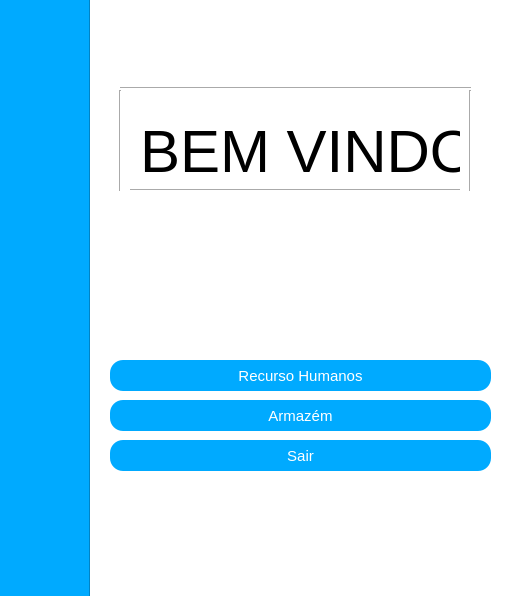
<?xml version="1.0" encoding="UTF-8"?>
<ui version="4.0">
 <class>MainWindow</class>
 <widget class="QMainWindow" name="MainWindow">
  <property name="geometry">
   <rect>
    <x>0</x>
    <y>0</y>
    <width>513</width>
    <height>596</height>
   </rect>
  </property>
  <property name="minimumSize">
   <size>
    <width>513</width>
    <height>596</height>
   </size>
  </property>
  <property name="windowTitle">
   <string>MainWindow</string>
  </property>
  <property name="styleSheet">
   <string notr="true">background-color: rgb(255, 255, 255);</string>
  </property>
  <widget class="QWidget" name="centralwidget">
   <widget class="QPushButton" name="pushButton">
    <property name="geometry">
     <rect>
      <x>110</x>
      <y>360</y>
      <width>381</width>
      <height>31</height>
     </rect>
    </property>
    <property name="styleSheet">
     <string notr="true">QPushButton{
  padding: 5px 15px;
  font-size: 15px;
  text-align: center;
  color: #fff;
 background-color: rgb(0, 170, 255);
  border-radius: 13px;

}

QPushButton:hover{
background-color:  blue;
}

QPushButton:pressed{
  background-color: rgb(0, 255, 127);

}</string>
    </property>
    <property name="text">
     <string>Recurso Humanos</string>
    </property>
   </widget>
   <widget class="QPushButton" name="pushButton_2">
    <property name="geometry">
     <rect>
      <x>110</x>
      <y>400</y>
      <width>381</width>
      <height>31</height>
     </rect>
    </property>
    <property name="styleSheet">
     <string notr="true">QPushButton{
  padding: 5px 15px;
  font-size: 15px;
  text-align: center;
  color: #fff;
 background-color: rgb(0, 170, 255);
  border-radius: 13px;

}

QPushButton:hover{
background-color: blue;
}

QPushButton:pressed{
background-color: rgb(0, 255, 127);
}</string>
    </property>
    <property name="text">
     <string>Armazém</string>
    </property>
   </widget>
   <widget class="QPushButton" name="pushButton_3">
    <property name="geometry">
     <rect>
      <x>110</x>
      <y>440</y>
      <width>381</width>
      <height>31</height>
     </rect>
    </property>
    <property name="styleSheet">
     <string notr="true">QPushButton{
  padding: 5px 15px;
  font-size: 15px;
  text-align: center;
  color: #fff;
 background-color: rgb(0, 170, 255);
  border-radius: 13px;

}

QPushButton:hover{
background-color: red;
}

QPushButton:pressed{
	background-color: rgb(0, 255, 127);

}</string>
    </property>
    <property name="text">
     <string>Sair</string>
    </property>
   </widget>
   <widget class="QLabel" name="label">
    <property name="geometry">
     <rect>
      <x>140</x>
      <y>90</y>
      <width>321</width>
      <height>121</height>
     </rect>
    </property>
    <property name="font">
     <font>
      <pointsize>45</pointsize>
     </font>
    </property>
    <property name="text">
     <string>BEM VINDO</string>
    </property>
   </widget>
   <widget class="Line" name="line">
    <property name="geometry">
     <rect>
      <x>130</x>
      <y>180</y>
      <width>331</width>
      <height>20</height>
     </rect>
    </property>
    <property name="font">
     <font>
      <pointsize>160</pointsize>
     </font>
    </property>
    <property name="orientation">
     <enum>Qt::Horizontal</enum>
    </property>
   </widget>
   <widget class="Line" name="line_2">
    <property name="geometry">
     <rect>
      <x>120</x>
      <y>80</y>
      <width>351</width>
      <height>16</height>
     </rect>
    </property>
    <property name="orientation">
     <enum>Qt::Horizontal</enum>
    </property>
   </widget>
   <widget class="Line" name="line_3">
    <property name="geometry">
     <rect>
      <x>110</x>
      <y>90</y>
      <width>20</width>
      <height>101</height>
     </rect>
    </property>
    <property name="orientation">
     <enum>Qt::Vertical</enum>
    </property>
   </widget>
   <widget class="Line" name="line_4">
    <property name="geometry">
     <rect>
      <x>460</x>
      <y>90</y>
      <width>20</width>
      <height>101</height>
     </rect>
    </property>
    <property name="orientation">
     <enum>Qt::Vertical</enum>
    </property>
   </widget>
   <widget class="QFrame" name="frame">
    <property name="geometry">
     <rect>
      <x>-40</x>
      <y>-30</y>
      <width>130</width>
      <height>641</height>
     </rect>
    </property>
    <property name="styleSheet">
     <string notr="true">background-color: rgb(0, 170, 255);</string>
    </property>
    <property name="frameShape">
     <enum>QFrame::StyledPanel</enum>
    </property>
    <property name="frameShadow">
     <enum>QFrame::Raised</enum>
    </property>
   </widget>
   <zorder>frame</zorder>
   <zorder>pushButton</zorder>
   <zorder>pushButton_2</zorder>
   <zorder>pushButton_3</zorder>
   <zorder>label</zorder>
   <zorder>line_2</zorder>
   <zorder>line_3</zorder>
   <zorder>line</zorder>
   <zorder>line_4</zorder>
  </widget>
  <widget class="QMenuBar" name="menubar">
   <property name="geometry">
    <rect>
     <x>0</x>
     <y>0</y>
     <width>513</width>
     <height>21</height>
    </rect>
   </property>
  </widget>
 </widget>
 <resources/>
 <connections/>
</ui>
